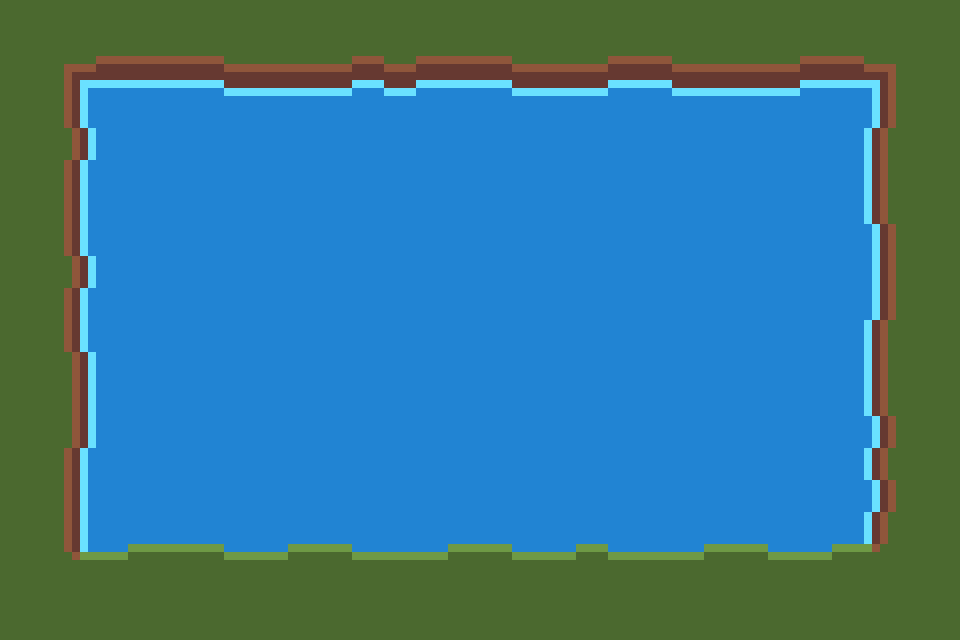

This is a level from a 2D game, rendered from its Tiled map with the project's own tilesets. A one-line summary and the map file follow, with tile-layer data summarised:
An orthogonal 30x20 tile map with 32x32 px tiles, 2 tile layers (Pond, aboveEntities), 1 hidden layer not drawn, 2 tilesets.

<map version="1.2" tiledversion="1.3.4" orientation="orthogonal" renderorder="right-down" width="30" height="20" tilewidth="32" tileheight="32" infinite="0" nextlayerid="5" nextobjectid="1">
 <tileset firstgid="1" name="tiles" tilewidth="32" tileheight="32" spacing="5" tilecount="19" columns="19">
  <image source="../tiles/pond.png" width="698" height="32" />
 </tileset>
 <tileset firstgid="20" name="collisions" tilewidth="32" tileheight="32" tilecount="25" columns="5">
  <image source="../tiles/collisions.png" width="160" height="160" />
 </tileset>
 <layer id="1" name="Pond" width="30" height="20" locked="1">
  <data>[600 cells, 546 non-empty, 11 distinct tile ids]</data>
 </layer>
 <layer id="4" name="aboveEntities" width="30" height="20" locked="1">
  <data>[600 cells, 78 non-empty, 5 distinct tile ids]</data>
 </layer>
 <layer id="2" name="Collisions" width="30" height="20" visible="0" locked="1" opacity="0.4">
  <data>[600 cells, 264 non-empty, 8 distinct tile ids]</data>
 </layer>
</map>
